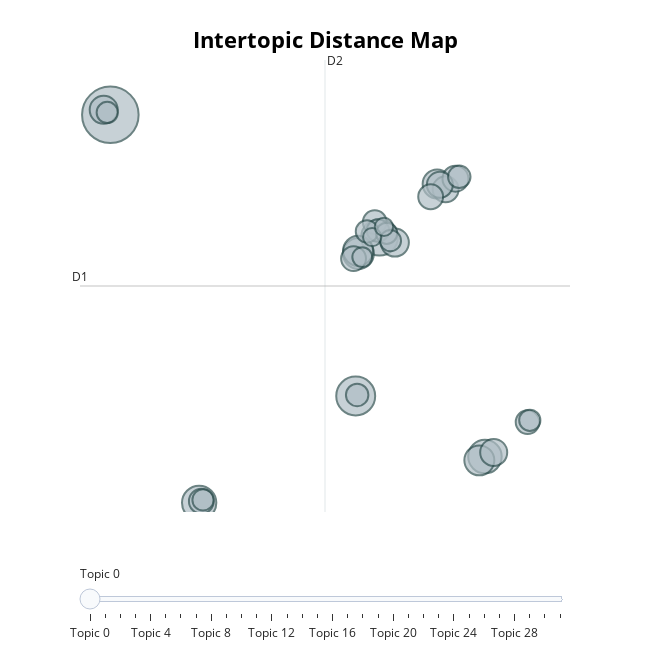

The cell this chart's notebook holds for it:
### Code cell
# 視覺化主題分布：圓圈大小是主題的大小，圓圈的距離是主題之間的相似度
topic_model.visualize_topics()

### Figure 1 — Plotly figure (JSON) as saved in the notebook; plotly's stock layout.template omitted (floating-point values rounded to 4 significant figures)
{"data": [{"customdata": [[0, "心得 | 一定要有麥當勞會員才能綁定甜心卡數位序號嗎 | 與回應外界關心 | 甜心卡今天開賣 | 麥當勞甜心卡注意事項甜心卡數位綁定須以麥當勞會員帳號進行", 57], [1, "不過 | 因此調監視器是想確認是不是我自己把東西忘了 | 填充感不足 | 話也不多 | 結論並不理想", 27], [2, "完全感受不出有加量的誠意 | 實際吃完後 | 警方發現其無法正常言語溝通 | 警方將全力協助他們安全返家 | 請立即撥打或至鄰近派出所求助", 24], [3, "可為其配戴易辨識身份的配件 | 就來吃吃看這裡的麥當勞 | 除非你是草莓優格的雙重愛好者 | 這款雙餡派的內餡則比較像果醬 | 這次的體驗真的讓人失望", 21], [4, "內容物 | 整體來說 | 依價格排序 | 備註溫馨 | 鏡週刊", 20], [5, "本文轉錄自看板 | 同時對辜負社會大眾的期待道歉並於本月中首度對此案公布三大作為 | 圖文網誌 | 隨即提供紙筆讓她以書寫方式表達 | 這種行為根本是公然猖狂挑戰社會道德底線太離譜了", 17], [6, "價格 | 對此 | 首先 | 電話 | 謝謝", 16], [7, "吃完兩份麥香魚漢堡後 | 單點的麥香魚要挪威克朗 | 酸甜爽脆草莓優格雙餡派則在酥嫩派皮中吃得到酸甜濃郁的草莓果醬交融香滑優格的豐富內餡草莓氣泡飲則以新鮮草莓果醬搭上雪碧 | 這次選擇了麥香魚套餐 | 花了這麼豪華的套餐價格", 16], [8, "一名女子因想吃麥當勞而離家 | 一名熟悉他的讀者向本刊表示 | 該名身穿白色背心與迷你裙的女子留著一頭紅髮 | 該名紅髮女子疑似為成人平台的知名女模 | 記者署名記者郭世賢新北報導", 15], [9, "麥當勞繼去年月日在官方網站正式發布聲明 | 麥當勞在年月轉為授權發展商 | 買送優惠一整年不限次數使用數位序號綁定麥當勞 | 請問有沒有鄉民知道麥當勞每年過年期間限定的薯來堡 | 而且期限就到這個月的月底大家記得要去更換", 14], [10, "再進行數位綁定 | 該組數位序號即失效且無法重複綁定 | 註每組數位序號僅限綁定乙次 | 用戶前往設定的應用程式權限 | 每組數位序號僅可綁定單一麥當勞會員帳號每個麥當勞會員帳號亦僅可綁定一組數位序號", 14], [11, "且未攜帶雨具 | 錯過就沒機會 | 逾期會怎麼樣 | 紛紛怒批低俗 | 沒使用會退錢嗎", 13], [12, "謝謝大家 | 若家中有易走失成員 | 結果拿回家打開後 | 結果回家後吃完 | 最終順利聯繫家屬並將她安全送返家中", 12], [13, "草莓雙牛堡單點元搭配小薯套餐元官網獨家套餐元 | 草莓重磅雙牛堡單點元搭配小薯套餐元 | 草莓烤腿堡單點元搭配小薯套餐元官網獨家套餐元 | 每包元 | 每串元", 12], [14, "都無富二代模樣 | 至於李嫌為何會被網友點名是麥當勞大股東的富二代 | 甚至還稱李嫌曾對家屬嗆聲我富二代 | 涉案的李嫌在麥當勞工作超過年 | 李的家庭背景單純", 12], [15, "隔天才發現那個小袋子不見 | 這價格已經可以去星級點一個普通蘋果派再配杯紅茶了 | 每張甜心優惠券效期都是天 | 昨天瀏覽了一下麥當勞的開春優惠清單 | 昨天廣告消失點餐機也沒有相關產品", 11], [16, "那還是去櫃台反映一下好了 | 還一頭霧水 | 這一場鬧劇 | 這一場人生已經絕望了 | 而是一連串負面的情緒價值", 11], [17, "麥當勞草莓季開吃草莓脆可可冰炫風草莓優格雙餡派漢堡王白色情人節也推出款草莓漢堡開吃戀愛的感覺 | 這款無敵大麥克完全塌成了漢堡版比薩斜塔 | 由於套餐裡包含兩個漢堡和兩片薯餅 | 漢堡王白色情人節也迎接草莓季 | 沒有能讓我選擇兩個都是一般漢堡皮的選項", 11], [18, "至於該起性侵案疑雲 | 自動點餐機付款完 | 沒使用就會自動消失 | 或得來速點餐區掃碼 | 就是單純想吃麥當勞", 10], [19, "約莫是新台幣 | 看板標題新聞徒步公里找麥當勞 | 新聞網 | 挪威克朗新台幣 | 完整新聞連結或短網址不可用等轉載媒體", 10], [20, "第彈金木 | 金山警分局呼籲民眾 | 第彈金第彈第彈全種 | 竟從三芝徒步行走多公里至金山 | 新北女大雨中迷途金山警助平安返家時間", 9], [21, "點餐機似乎並沒有提供這種客製選項 | 沒有限制領取次數 | 有點傻眼 | 有限制領取次數嗎 | 有待檢方盡速偵結", 9], [22, "讓口感更豐富 | 看到五享大麥克感覺值比一般套餐稍高一些 | 最近看到麥當勞推出新的派口味 | 想到之前有些特殊口味的派總是很快售完 | 少了蘋果派那種紮實的口感", 9], [23, "透過員工手機強化申訴管道 | 草莓的味道帶點化工感 | 有沒有人知道這是為什麼 | 早知道還不如去吃小時厚 | 我不知道是不是真的", 9], [24, "廠商分店別麥當勞頭份店 | 廠商分店別麥當勞苗栗店 | 還乖乖地用點餐機結帳 | 於麥當勞餐廳櫃台自助點餐機得來速購買限量販售售完為止 | 價格分別從挪威克朗", 8], [25, "年麥當勞甜心卡 | 未來一年皆可在內甜心卡專區 | 心得這次蛇年開春優惠券的單人套餐系列中 | 年麥當勞甜心卡與早餐供應時段一起發售 | 台灣麥當勞年甜心卡今月日起", 8], [26, "這讓我深刻體會到 | 要怪就怪我吧 | 是我造成了大家的麻煩 | 我點的是這麼霸氣的無敵大麥克 | 我選了大套餐", 8], [27, "點擊相機並允許麥當勞取用相機權限後 | 相當於買一送一的買送優惠 | 熱量相當充足 | 為了釐清小茹遭性侵真相 | 才能讓真相水落石出", 8], [28, "途中因大雨且無法清楚表達 | 異常行為引起路人注意 | 由於當時雨勢較大 | 獨自淋雨行走的異常行為引起路人注意 | 字裡行間未見小茹提到遭性侵過程", 8], [29, "第一盒也是起司片跳出漢堡 | 當我試圖把起司片摳起來要放回漢堡裡面 | 我的麥香魚漢堡中的起司片跳出漢堡後 | 幸好第二盒的起司片是可以的 | 大概不到一成的起司有黏在漢堡裡面", 7], [30, "領券成功後 | 綁定成功後 | 綁定完成後 | 有網友更猜測難不成是麥當勞背後的仰德集團 | 抵制快要成功了", 6], [31, "無法使用同一個裝置切換帳號使用 | 早知道應該改買同樣買一送一的蜂蜜紅茶 | 故無法同時選取 | 就是同姓而已 | 因薯條與薯餅的供應時間不同", 6]], "hovertemplate": "<b>Topic %{customdata[0]}</b><br>%{customdata[1]}<br>Size: %{customdata[2]}", "legendgroup": "", "marker": {"color": "#B0BEC5", "line": {"color": "DarkSlateGrey", "width": 2}, "size": [57, 27, 24, 21, 20, 17, 16, 16, 15, 14, 14, 13, 12, 12, 12, 11, 11, 11, 10, 10, 9, 9, 9, 9, 8, 8, 8, 8, 8, 7, 6, 6], "sizemode": "area", "sizeref": 0.03562, "symbol": "circle"}, "mode": "markers", "name": "", "orientation": "v", "showlegend": false, "type": "scatter", "x": [-6.94, 4.306, 5.397, -2.869, 10.23, 4.432, 9.973, 4.414, 8.039, -7.244, 6.1, 10.63, 8.428, 8.879, 8.163, 7.742, -2.767, 4.208, 12.18, 5.178, 9.053, 5.324, 4.824, 4.372, 12.28, -7.082, -2.692, 5.724, 5.897, 4.605, 5.062, 5.6], "xaxis": "x", "y": [19.67, 2.743, 12.3, -3.684, -0.9003, 11.32, -1.128, 11.49, 15.51, 19.98, 11.98, -0.6494, 15.19, 15.83, 15.46, 14.74, -3.582, 11.02, 1.174, 13.21, 15.94, 12.71, 12.65, 2.81, 1.282, 19.81, -3.507, 12.54, 12.1, 11.11, 12.31, 12.93], "yaxis": "y"}], "layout": {"annotations": [{"showarrow": false, "text": "D1", "x": -8.33, "y": 9.368, "yshift": 10}, {"showarrow": false, "text": "D2", "x": 2.899, "xshift": 10, "y": 22.97}], "height": 650, "hoverlabel": {"bgcolor": "white", "font": {"family": "Rockwell", "size": 16}}, "legend": {"itemsizing": "constant", "tracegroupgap": 0}, "margin": {"t": 60}, "shapes": [{"line": {"color": "#CFD8DC", "width": 2}, "type": "line", "x0": 2.899, "x1": 2.899, "y0": -4.236, "y1": 22.97}, {"line": {"color": "#9E9E9E", "width": 2}, "type": "line", "x0": -8.33, "x1": 14.13, "y0": 9.368, "y1": 9.368}], "sliders": [{"active": 0, "pad": {"t": 50}, "steps": [{"args": [{"marker.color": [["red", "#B0BEC5", "#B0BEC5", "#B0BEC5", "#B0BEC5", "#B0BEC5", "#B0BEC5", "#B0BEC5", "#B0BEC5", "#B0BEC5", "#B0BEC5", "#B0BEC5", "#B0BEC5", "#B0BEC5", "#B0BEC5", "#B0BEC5", "#B0BEC5", "#B0BEC5", "#B0BEC5", "#B0BEC5", "#B0BEC5", "#B0BEC5", "#B0BEC5", "#B0BEC5", "#B0BEC5", "#B0BEC5", "#B0BEC5", "#B0BEC5", "#B0BEC5", "#B0BEC5", "#B0BEC5", "#B0BEC5"]]}], "label": "Topic 0", "method": "update"}, {"args": [{"marker.color": [["#B0BEC5", "red", "#B0BEC5", "#B0BEC5", "#B0BEC5", "#B0BEC5", "#B0BEC5", "#B0BEC5", "#B0BEC5", "#B0BEC5", "#B0BEC5", "#B0BEC5", "#B0BEC5", "#B0BEC5", "#B0BEC5", "#B0BEC5", "#B0BEC5", "#B0BEC5", "#B0BEC5", "#B0BEC5", "#B0BEC5", "#B0BEC5", "#B0BEC5", "#B0BEC5", "#B0BEC5", "#B0BEC5", "#B0BEC5", "#B0BEC5", "#B0BEC5", "#B0BEC5", "#B0BEC5", "#B0BEC5"]]}], "label": "Topic 1", "method": "update"}, {"args": [{"marker.color": [["#B0BEC5", "#B0BEC5", "red", "#B0BEC5", "#B0BEC5", "#B0BEC5", "#B0BEC5", "#B0BEC5", "#B0BEC5", "#B0BEC5", "#B0BEC5", "#B0BEC5", "#B0BEC5", "#B0BEC5", "#B0BEC5", "#B0BEC5", "#B0BEC5", "#B0BEC5", "#B0BEC5", "#B0BEC5", "#B0BEC5", "#B0BEC5", "#B0BEC5", "#B0BEC5", "#B0BEC5", "#B0BEC5", "#B0BEC5", "#B0BEC5", "#B0BEC5", "#B0BEC5", "#B0BEC5", "#B0BEC5"]]}], "label": "Topic 2", "method": "update"}, {"args": [{"marker.color": [["#B0BEC5", "#B0BEC5", "#B0BEC5", "red", "#B0BEC5", "#B0BEC5", "#B0BEC5", "#B0BEC5", "#B0BEC5", "#B0BEC5", "#B0BEC5", "#B0BEC5", "#B0BEC5", "#B0BEC5", "#B0BEC5", "#B0BEC5", "#B0BEC5", "#B0BEC5", "#B0BEC5", "#B0BEC5", "#B0BEC5", "#B0BEC5", "#B0BEC5", "#B0BEC5", "#B0BEC5", "#B0BEC5", "#B0BEC5", "#B0BEC5", "#B0BEC5", "#B0BEC5", "#B0BEC5", "#B0BEC5"]]}], "label": "Topic 3", "method": "update"}, {"args": [{"marker.color": [["#B0BEC5", "#B0BEC5", "#B0BEC5", "#B0BEC5", "red", "#B0BEC5", "#B0BEC5", "#B0BEC5", "#B0BEC5", "#B0BEC5", "#B0BEC5", "#B0BEC5", "#B0BEC5", "#B0BEC5", "#B0BEC5", "#B0BEC5", "#B0BEC5", "#B0BEC5", "#B0BEC5", "#B0BEC5", "#B0BEC5", "#B0BEC5", "#B0BEC5", "#B0BEC5", "#B0BEC5", "#B0BEC5", "#B0BEC5", "#B0BEC5", "#B0BEC5", "#B0BEC5", "#B0BEC5", "#B0BEC5"]]}], "label": "Topic 4", "method": "update"}, {"args": [{"marker.color": [["#B0BEC5", "#B0BEC5", "#B0BEC5", "#B0BEC5", "#B0BEC5", "red", "#B0BEC5", "#B0BEC5", "#B0BEC5", "#B0BEC5", "#B0BEC5", "#B0BEC5", "#B0BEC5", "#B0BEC5", "#B0BEC5", "#B0BEC5", "#B0BEC5", "#B0BEC5", "#B0BEC5", "#B0BEC5", "#B0BEC5", "#B0BEC5", "#B0BEC5", "#B0BEC5", "#B0BEC5", "#B0BEC5", "#B0BEC5", "#B0BEC5", "#B0BEC5", "#B0BEC5", "#B0BEC5", "#B0BEC5"]]}], "label": "Topic 5", "method": "update"}, {"args": [{"marker.color": [["#B0BEC5", "#B0BEC5", "#B0BEC5", "#B0BEC5", "#B0BEC5", "#B0BEC5", "red", "#B0BEC5", "#B0BEC5", "#B0BEC5", "#B0BEC5", "#B0BEC5", "#B0BEC5", "#B0BEC5", "#B0BEC5", "#B0BEC5", "#B0BEC5", "#B0BEC5", "#B0BEC5", "#B0BEC5", "#B0BEC5", "#B0BEC5", "#B0BEC5", "#B0BEC5", "#B0BEC5", "#B0BEC5", "#B0BEC5", "#B0BEC5", "#B0BEC5", "#B0BEC5", "#B0BEC5", "#B0BEC5"]]}], "label": "Topic 6", "method": "update"}, {"args": [{"marker.color": [["#B0BEC5", "#B0BEC5", "#B0BEC5", "#B0BEC5", "#B0BEC5", "#B0BEC5", "#B0BEC5", "red", "#B0BEC5", "#B0BEC5", "#B0BEC5", "#B0BEC5", "#B0BEC5", "#B0BEC5", "#B0BEC5", "#B0BEC5", "#B0BEC5", "#B0BEC5", "#B0BEC5", "#B0BEC5", "#B0BEC5", "#B0BEC5", "#B0BEC5", "#B0BEC5", "#B0BEC5", "#B0BEC5", "#B0BEC5", "#B0BEC5", "#B0BEC5", "#B0BEC5", "#B0BEC5", "#B0BEC5"]]}], "label": "Topic 7", "method": "update"}, {"args": [{"marker.color": [["#B0BEC5", "#B0BEC5", "#B0BEC5", "#B0BEC5", "#B0BEC5", "#B0BEC5", "#B0BEC5", "#B0BEC5", "red", "#B0BEC5", "#B0BEC5", "#B0BEC5", "#B0BEC5", "#B0BEC5", "#B0BEC5", "#B0BEC5", "#B0BEC5", "#B0BEC5", "#B0BEC5", "#B0BEC5", "#B0BEC5", "#B0BEC5", "#B0BEC5", "#B0BEC5", "#B0BEC5", "#B0BEC5", "#B0BEC5", "#B0BEC5", "#B0BEC5", "#B0BEC5", "#B0BEC5", "#B0BEC5"]]}], "label": "Topic 8", "method": "update"}, {"args": [{"marker.color": [["#B0BEC5", "#B0BEC5", "#B0BEC5", "#B0BEC5", "#B0BEC5", "#B0BEC5", "#B0BEC5", "#B0BEC5", "#B0BEC5", "red", "#B0BEC5", "#B0BEC5", "#B0BEC5", "#B0BEC5", "#B0BEC5", "#B0BEC5", "#B0BEC5", "#B0BEC5", "#B0BEC5", "#B0BEC5", "#B0BEC5", "#B0BEC5", "#B0BEC5", "#B0BEC5", "#B0BEC5", "#B0BEC5", "#B0BEC5", "#B0BEC5", "#B0BEC5", "#B0BEC5", "#B0BEC5", "#B0BEC5"]]}], "label": "Topic 9", "method": "update"}, {"args": [{"marker.color": [["#B0BEC5", "#B0BEC5", "#B0BEC5", "#B0BEC5", "#B0BEC5", "#B0BEC5", "#B0BEC5", "#B0BEC5", "#B0BEC5", "#B0BEC5", "red", "#B0BEC5", "#B0BEC5", "#B0BEC5", "#B0BEC5", "#B0BEC5", "#B0BEC5", "#B0BEC5", "#B0BEC5", "#B0BEC5", "#B0BEC5", "#B0BEC5", "#B0BEC5", "#B0BEC5", "#B0BEC5", "#B0BEC5", "#B0BEC5", "#B0BEC5", "#B0BEC5", "#B0BEC5", "#B0BEC5", "#B0BEC5"]]}], "label": "Topic 10", "method": "update"}, {"args": [{"marker.color": [["#B0BEC5", "#B0BEC5", "#B0BEC5", "#B0BEC5", "#B0BEC5", "#B0BEC5", "#B0BEC5", "#B0BEC5", "#B0BEC5", "#B0BEC5", "#B0BEC5", "red", "#B0BEC5", "#B0BEC5", "#B0BEC5", "#B0BEC5", "#B0BEC5", "#B0BEC5", "#B0BEC5", "#B0BEC5", "#B0BEC5", "#B0BEC5", "#B0BEC5", "#B0BEC5", "#B0BEC5", "#B0BEC5", "#B0BEC5", "#B0BEC5", "#B0BEC5", "#B0BEC5", "#B0BEC5", "#B0BEC5"]]}], "label": "Topic 11", "method": "update"}, {"args": [{"marker.color": [["#B0BEC5", "#B0BEC5", "#B0BEC5", "#B0BEC5", "#B0BEC5", "#B0BEC5", "#B0BEC5", "#B0BEC5", "#B0BEC5", "#B0BEC5", "#B0BEC5", "#B0BEC5", "red", "#B0BEC5", "#B0BEC5", "#B0BEC5", "#B0BEC5", "#B0BEC5", "#B0BEC5", "#B0BEC5", "#B0BEC5", "#B0BEC5", "#B0BEC5", "#B0BEC5", "#B0BEC5", "#B0BEC5", "#B0BEC5", "#B0BEC5", "#B0BEC5", "#B0BEC5", "#B0BEC5", "#B0BEC5"]]}], "label": "Topic 12", "method": "update"}, {"args": [{"marker.color": [["#B0BEC5", "#B0BEC5", "#B0BEC5", "#B0BEC5", "#B0BEC5", "#B0BEC5", "#B0BEC5", "#B0BEC5", "#B0BEC5", "#B0BEC5", "#B0BEC5", "#B0BEC5", "#B0BEC5", "red", "#B0BEC5", "#B0BEC5", "#B0BEC5", "#B0BEC5", "#B0BEC5", "#B0BEC5", "#B0BEC5", "#B0BEC5", "#B0BEC5", "#B0BEC5", "#B0BEC5", "#B0BEC5", "#B0BEC5", "#B0BEC5", "#B0BEC5", "#B0BEC5", "#B0BEC5", "#B0BEC5"]]}], "label": "Topic 13", "method": "update"}, {"args": [{"marker.color": [["#B0BEC5", "#B0BEC5", "#B0BEC5", "#B0BEC5", "#B0BEC5", "#B0BEC5", "#B0BEC5", "#B0BEC5", "#B0BEC5", "#B0BEC5", "#B0BEC5", "#B0BEC5", "#B0BEC5", "#B0BEC5", "red", "#B0BEC5", "#B0BEC5", "#B0BEC5", "#B0BEC5", "#B0BEC5", "#B0BEC5", "#B0BEC5", "#B0BEC5", "#B0BEC5", "#B0BEC5", "#B0BEC5", "#B0BEC5", "#B0BEC5", "#B0BEC5", "#B0BEC5", "#B0BEC5", "#B0BEC5"]]}], "label": "Topic 14", "method": "update"}, {"args": [{"marker.color": [["#B0BEC5", "#B0BEC5", "#B0BEC5", "#B0BEC5", "#B0BEC5", "#B0BEC5", "#B0BEC5", "#B0BEC5", "#B0BEC5", "#B0BEC5", "#B0BEC5", "#B0BEC5", "#B0BEC5", "#B0BEC5", "#B0BEC5", "red", "#B0BEC5", "#B0BEC5", "#B0BEC5", "#B0BEC5", "#B0BEC5", "#B0BEC5", "#B0BEC5", "#B0BEC5", "#B0BEC5", "#B0BEC5", "#B0BEC5", "#B0BEC5", "#B0BEC5", "#B0BEC5", "#B0BEC5", "#B0BEC5"]]}], "label": "Topic 15", "method": "update"}, {"args": [{"marker.color": [["#B0BEC5", "#B0BEC5", "#B0BEC5", "#B0BEC5", "#B0BEC5", "#B0BEC5", "#B0BEC5", "#B0BEC5", "#B0BEC5", "#B0BEC5", "#B0BEC5", "#B0BEC5", "#B0BEC5", "#B0BEC5", "#B0BEC5", "#B0BEC5", "red", "#B0BEC5", "#B0BEC5", "#B0BEC5", "#B0BEC5", "#B0BEC5", "#B0BEC5", "#B0BEC5", "#B0BEC5", "#B0BEC5", "#B0BEC5", "#B0BEC5", "#B0BEC5", "#B0BEC5", "#B0BEC5", "#B0BEC5"]]}], "label": "Topic 16", "method": "update"}, {"args": [{"marker.color": [["#B0BEC5", "#B0BEC5", "#B0BEC5", "#B0BEC5", "#B0BEC5", "#B0BEC5", "#B0BEC5", "#B0BEC5", "#B0BEC5", "#B0BEC5", "#B0BEC5", "#B0BEC5", "#B0BEC5", "#B0BEC5", "#B0BEC5", "#B0BEC5", "#B0BEC5", "red", "#B0BEC5", "#B0BEC5", "#B0BEC5", "#B0BEC5", "#B0BEC5", "#B0BEC5", "#B0BEC5", "#B0BEC5", "#B0BEC5", "#B0BEC5", "#B0BEC5", "#B0BEC5", "#B0BEC5", "#B0BEC5"]]}], "label": "Topic 17", "method": "update"}, {"args": [{"marker.color": [["#B0BEC5", "#B0BEC5", "#B0BEC5", "#B0BEC5", "#B0BEC5", "#B0BEC5", "#B0BEC5", "#B0BEC5", "#B0BEC5", "#B0BEC5", "#B0BEC5", "#B0BEC5", "#B0BEC5", "#B0BEC5", "#B0BEC5", "#B0BEC5", "#B0BEC5", "#B0BEC5", "red", "#B0BEC5", "#B0BEC5", "#B0BEC5", "#B0BEC5", "#B0BEC5", "#B0BEC5", "#B0BEC5", "#B0BEC5", "#B0BEC5", "#B0BEC5", "#B0BEC5", "#B0BEC5", "#B0BEC5"]]}], "label": "Topic 18", "method": "update"}, {"args": [{"marker.color": [["#B0BEC5", "#B0BEC5", "#B0BEC5", "#B0BEC5", "#B0BEC5", "#B0BEC5", "#B0BEC5", "#B0BEC5", "#B0BEC5", "#B0BEC5", "#B0BEC5", "#B0BEC5", "#B0BEC5", "#B0BEC5", "#B0BEC5", "#B0BEC5", "#B0BEC5", "#B0BEC5", "#B0BEC5", "red", "#B0BEC5", "#B0BEC5", "#B0BEC5", "#B0BEC5", "#B0BEC5", "#B0BEC5", "#B0BEC5", "#B0BEC5", "#B0BEC5", "#B0BEC5", "#B0BEC5", "#B0BEC5"]]}], "label": "Topic 19", "method": "update"}, {"args": [{"marker.color": [["#B0BEC5", "#B0BEC5", "#B0BEC5", "#B0BEC5", "#B0BEC5", "#B0BEC5", "#B0BEC5", "#B0BEC5", "#B0BEC5", "#B0BEC5", "#B0BEC5", "#B0BEC5", "#B0BEC5", "#B0BEC5", "#B0BEC5", "#B0BEC5", "#B0BEC5", "#B0BEC5", "#B0BEC5", "#B0BEC5", "red", "#B0BEC5", "#B0BEC5", "#B0BEC5", "#B0BEC5", "#B0BEC5", "#B0BEC5", "#B0BEC5", "#B0BEC5", "#B0BEC5", "#B0BEC5", "#B0BEC5"]]}], "label": "Topic 20", "method": "update"}, {"args": [{"marker.color": [["#B0BEC5", "#B0BEC5", "#B0BEC5", "#B0BEC5", "#B0BEC5", "#B0BEC5", "#B0BEC5", "#B0BEC5", "#B0BEC5", "#B0BEC5", "#B0BEC5", "#B0BEC5", "#B0BEC5", "#B0BEC5", "#B0BEC5", "#B0BEC5", "#B0BEC5", "#B0BEC5", "#B0BEC5", "#B0BEC5", "#B0BEC5", "red", "#B0BEC5", "#B0BEC5", "#B0BEC5", "#B0BEC5", "#B0BEC5", "#B0BEC5", "#B0BEC5", "#B0BEC5", "#B0BEC5", "#B0BEC5"]]}], "label": "Topic 21", "method": "update"}, {"args": [{"marker.color": [["#B0BEC5", "#B0BEC5", "#B0BEC5", "#B0BEC5", "#B0BEC5", "#B0BEC5", "#B0BEC5", "#B0BEC5", "#B0BEC5", "#B0BEC5", "#B0BEC5", "#B0BEC5", "#B0BEC5", "#B0BEC5", "#B0BEC5", "#B0BEC5", "#B0BEC5", "#B0BEC5", "#B0BEC5", "#B0BEC5", "#B0BEC5", "#B0BEC5", "red", "#B0BEC5", "#B0BEC5", "#B0BEC5", "#B0BEC5", "#B0BEC5", "#B0BEC5", "#B0BEC5", "#B0BEC5", "#B0BEC5"]]}], "label": "Topic 22", "method": "update"}, {"args": [{"marker.color": [["#B0BEC5", "#B0BEC5", "#B0BEC5", "#B0BEC5", "#B0BEC5", "#B0BEC5", "#B0BEC5", "#B0BEC5", "#B0BEC5", "#B0BEC5", "#B0BEC5", "#B0BEC5", "#B0BEC5", "#B0BEC5", "#B0BEC5", "#B0BEC5", "#B0BEC5", "#B0BEC5", "#B0BEC5", "#B0BEC5", "#B0BEC5", "#B0BEC5", "#B0BEC5", "red", "#B0BEC5", "#B0BEC5", "#B0BEC5", "#B0BEC5", "#B0BEC5", "#B0BEC5", "#B0BEC5", "#B0BEC5"]]}], "label": "Topic 23", "method": "update"}, {"args": [{"marker.color": [["#B0BEC5", "#B0BEC5", "#B0BEC5", "#B0BEC5", "#B0BEC5", "#B0BEC5", "#B0BEC5", "#B0BEC5", "#B0BEC5", "#B0BEC5", "#B0BEC5", "#B0BEC5", "#B0BEC5", "#B0BEC5", "#B0BEC5", "#B0BEC5", "#B0BEC5", "#B0BEC5", "#B0BEC5", "#B0BEC5", "#B0BEC5", "#B0BEC5", "#B0BEC5", "#B0BEC5", "red", "#B0BEC5", "#B0BEC5", "#B0BEC5", "#B0BEC5", "#B0BEC5", "#B0BEC5", "#B0BEC5"]]}], "label": "Topic 24", "method": "update"}, {"args": [{"marker.color": [["#B0BEC5", "#B0BEC5", "#B0BEC5", "#B0BEC5", "#B0BEC5", "#B0BEC5", "#B0BEC5", "#B0BEC5", "#B0BEC5", "#B0BEC5", "#B0BEC5", "#B0BEC5", "#B0BEC5", "#B0BEC5", "#B0BEC5", "#B0BEC5", "#B0BEC5", "#B0BEC5", "#B0BEC5", "#B0BEC5", "#B0BEC5", "#B0BEC5", "#B0BEC5", "#B0BEC5", "#B0BEC5", "red", "#B0BEC5", "#B0BEC5", "#B0BEC5", "#B0BEC5", "#B0BEC5", "#B0BEC5"]]}], "label": "Topic 25", "method": "update"}, {"args": [{"marker.color": [["#B0BEC5", "#B0BEC5", "#B0BEC5", "#B0BEC5", "#B0BEC5", "#B0BEC5", "#B0BEC5", "#B0BEC5", "#B0BEC5", "#B0BEC5", "#B0BEC5", "#B0BEC5", "#B0BEC5", "#B0BEC5", "#B0BEC5", "#B0BEC5", "#B0BEC5", "#B0BEC5", "#B0BEC5", "#B0BEC5", "#B0BEC5", "#B0BEC5", "#B0BEC5", "#B0BEC5", "#B0BEC5", "#B0BEC5", "red", "#B0BEC5", "#B0BEC5", "#B0BEC5", "#B0BEC5", "#B0BEC5"]]}], "label": "Topic 26", "method": "update"}, {"args": [{"marker.color": [["#B0BEC5", "#B0BEC5", "#B0BEC5", "#B0BEC5", "#B0BEC5", "#B0BEC5", "#B0BEC5", "#B0BEC5", "#B0BEC5", "#B0BEC5", "#B0BEC5", "#B0BEC5", "#B0BEC5", "#B0BEC5", "#B0BEC5", "#B0BEC5", "#B0BEC5", "#B0BEC5", "#B0BEC5", "#B0BEC5", "#B0BEC5", "#B0BEC5", "#B0BEC5", "#B0BEC5", "#B0BEC5", "#B0BEC5", "#B0BEC5", "red", "#B0BEC5", "#B0BEC5", "#B0BEC5", "#B0BEC5"]]}], "label": "Topic 27", "method": "update"}, {"args": [{"marker.color": [["#B0BEC5", "#B0BEC5", "#B0BEC5", "#B0BEC5", "#B0BEC5", "#B0BEC5", "#B0BEC5", "#B0BEC5", "#B0BEC5", "#B0BEC5", "#B0BEC5", "#B0BEC5", "#B0BEC5", "#B0BEC5", "#B0BEC5", "#B0BEC5", "#B0BEC5", "#B0BEC5", "#B0BEC5", "#B0BEC5", "#B0BEC5", "#B0BEC5", "#B0BEC5", "#B0BEC5", "#B0BEC5", "#B0BEC5", "#B0BEC5", "#B0BEC5", "red", "#B0BEC5", "#B0BEC5", "#B0BEC5"]]}], "label": "Topic 28", "method": "update"}, {"args": [{"marker.color": [["#B0BEC5", "#B0BEC5", "#B0BEC5", "#B0BEC5", "#B0BEC5", "#B0BEC5", "#B0BEC5", "#B0BEC5", "#B0BEC5", "#B0BEC5", "#B0BEC5", "#B0BEC5", "#B0BEC5", "#B0BEC5", "#B0BEC5", "#B0BEC5", "#B0BEC5", "#B0BEC5", "#B0BEC5", "#B0BEC5", "#B0BEC5", "#B0BEC5", "#B0BEC5", "#B0BEC5", "#B0BEC5", "#B0BEC5", "#B0BEC5", "#B0BEC5", "#B0BEC5", "red", "#B0BEC5", "#B0BEC5"]]}], "label": "Topic 29", "method": "update"}, {"args": [{"marker.color": [["#B0BEC5", "#B0BEC5", "#B0BEC5", "#B0BEC5", "#B0BEC5", "#B0BEC5", "#B0BEC5", "#B0BEC5", "#B0BEC5", "#B0BEC5", "#B0BEC5", "#B0BEC5", "#B0BEC5", "#B0BEC5", "#B0BEC5", "#B0BEC5", "#B0BEC5", "#B0BEC5", "#B0BEC5", "#B0BEC5", "#B0BEC5", "#B0BEC5", "#B0BEC5", "#B0BEC5", "#B0BEC5", "#B0BEC5", "#B0BEC5", "#B0BEC5", "#B0BEC5", "#B0BEC5", "red", "#B0BEC5"]]}], "label": "Topic 30", "method": "update"}, {"args": [{"marker.color": [["#B0BEC5", "#B0BEC5", "#B0BEC5", "#B0BEC5", "#B0BEC5", "#B0BEC5", "#B0BEC5", "#B0BEC5", "#B0BEC5", "#B0BEC5", "#B0BEC5", "#B0BEC5", "#B0BEC5", "#B0BEC5", "#B0BEC5", "#B0BEC5", "#B0BEC5", "#B0BEC5", "#B0BEC5", "#B0BEC5", "#B0BEC5", "#B0BEC5", "#B0BEC5", "#B0BEC5", "#B0BEC5", "#B0BEC5", "#B0BEC5", "#B0BEC5", "#B0BEC5", "#B0BEC5", "#B0BEC5", "red"]]}], "label": "Topic 31", "method": "update"}]}], "title": {"font": {"color": "Black", "size": 22}, "text": "<b>Intertopic Distance Map</b>", "x": 0.5, "xanchor": "center", "y": 0.95, "yanchor": "top"}, "width": 650, "xaxis": {"anchor": "y", "domain": [0, 1], "range": [-8.33, 14.13], "title": {"text": ""}, "visible": false}, "yaxis": {"anchor": "x", "domain": [0, 1], "range": [-4.236, 22.97], "title": {"text": ""}, "visible": false}}}
